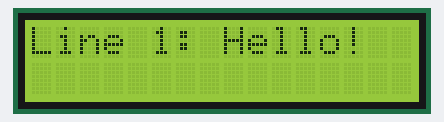
The sketch below on a simulated Arduino Uno, built with avr-gcc and run on an emulated ATmega328P. Shown: 16×2 character LCD.

Above: at 0.1 s.
At 1.2 s:
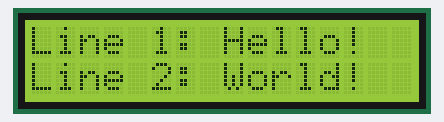

Measured:
- what the display in image 1 shows lasts 1.0 s, from 1.1 s to 2.1 s

The sketch:

lcd_test.ino
```cpp
#include <LiquidCrystal_PCF8574.h>

LiquidCrystal_PCF8574 lcd(0x27);

void setup() {
  lcd.begin(16, 2);
  lcd.setBacklight(255);
  lcd.clear();
  lcd.print("LCD Test");
}

void loop() {
  lcd.clear();
  lcd.print("Line 1: Hello!");
  delay(1000);
  lcd.setCursor(0, 1);
  lcd.print("Line 2: World!");
  delay(1000);
}
```
